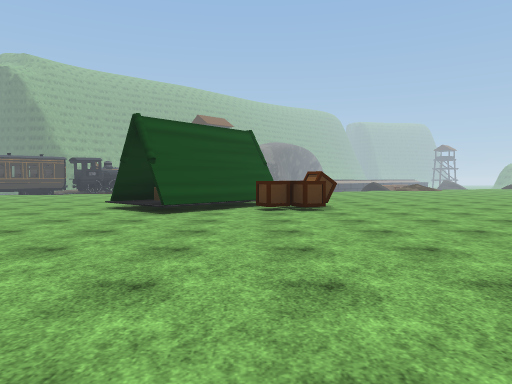
[1] (above)

20 first-person views from a walk through a scene from a Unity 3-D project. The camera is 1.4 m above the floor, tilts 2° down and sees 70° across. Doors are open. The floor is counted in squares, 2 m on a side. Each view is taken from the middle of a square. On the plan, view 1 faces up. The plan holds only what a view shows up to about 11 squares ahead; the rest is blank. The place goes on beyond the plan. The player character is not drawn. Some animated figures are left out. Some surface patterns are stand-ins.

[2]
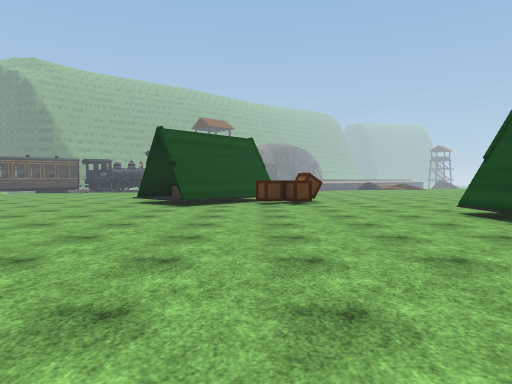

[3]
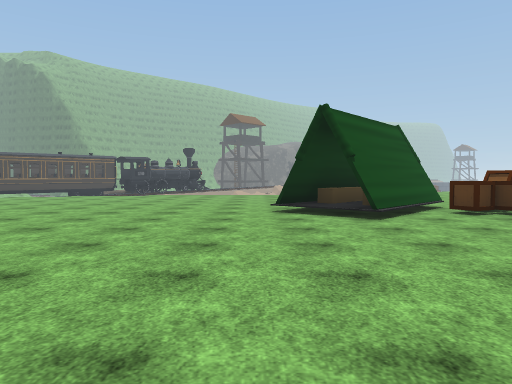

[4]
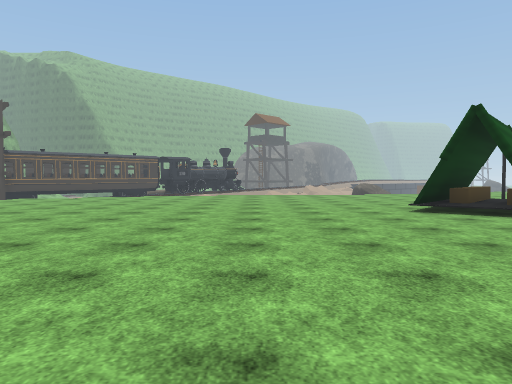

[5]
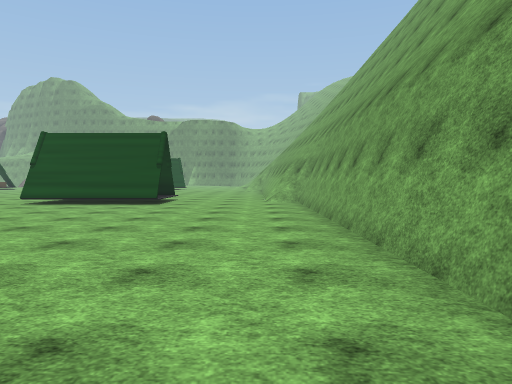

[6]
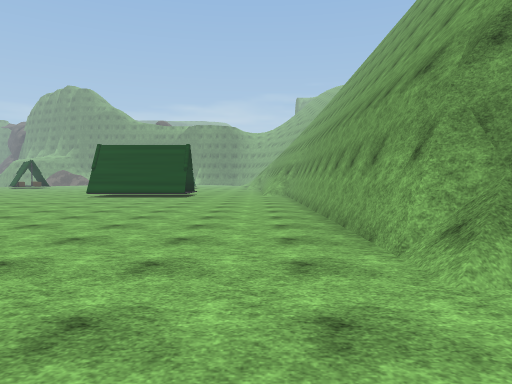

[7]
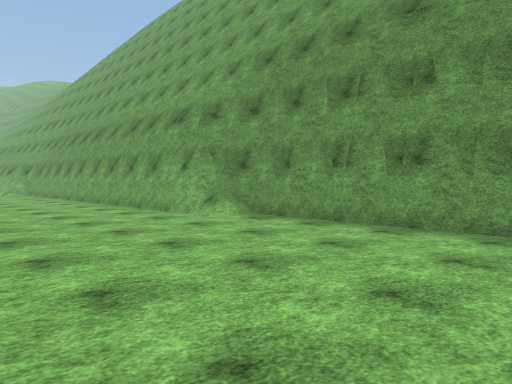

[8]
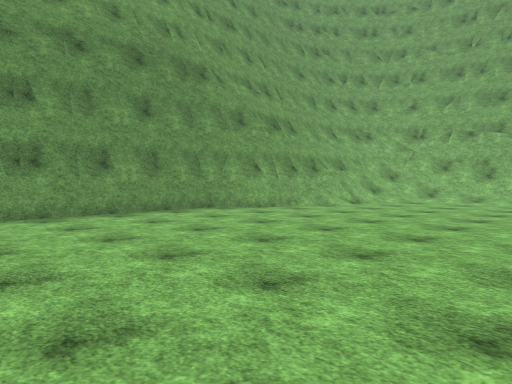

[9]
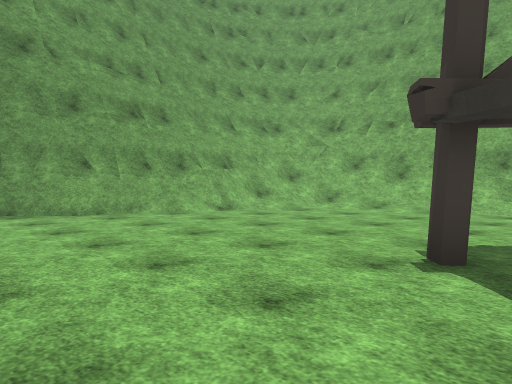

[10]
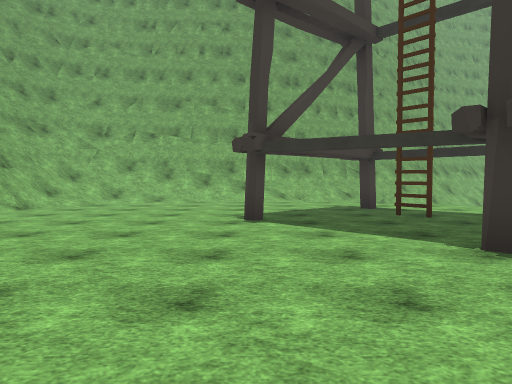

[11]
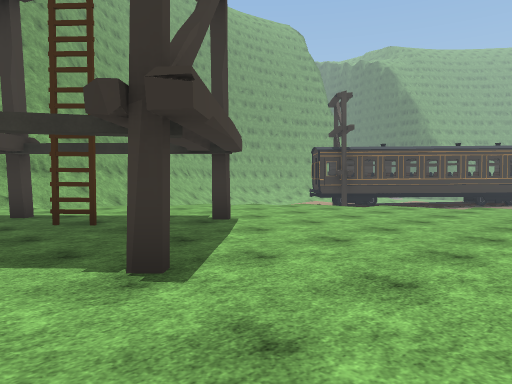

[12]
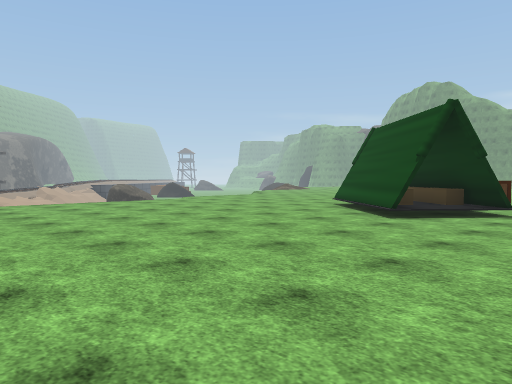

[13]
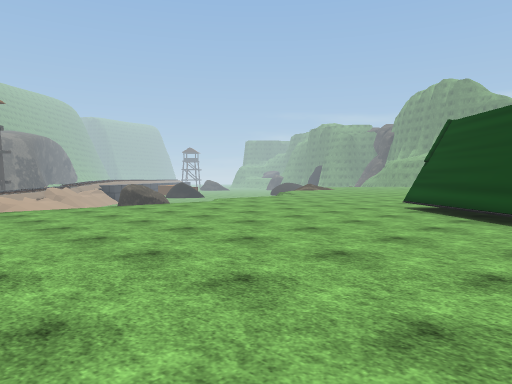

[14]
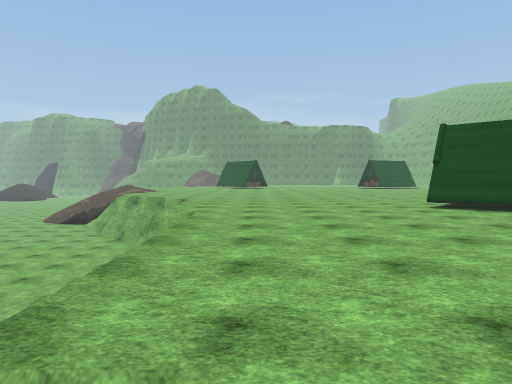

[15]
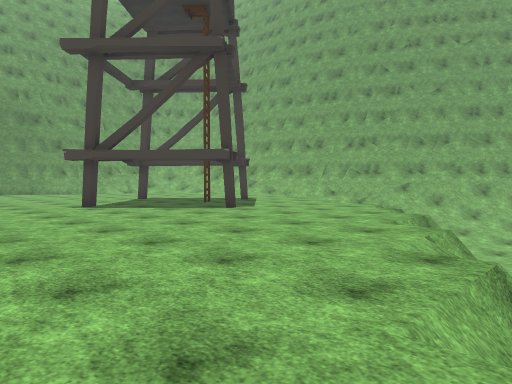

[16]
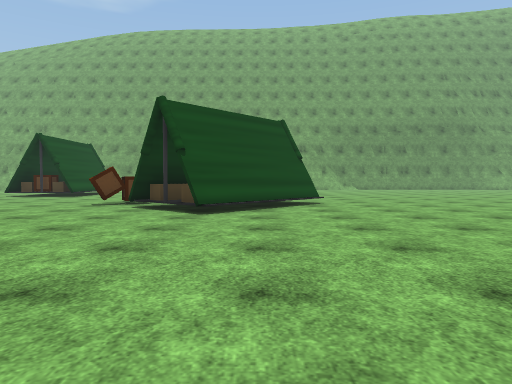

[17]
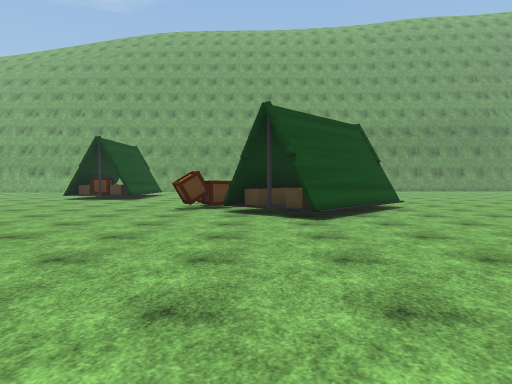

[18]
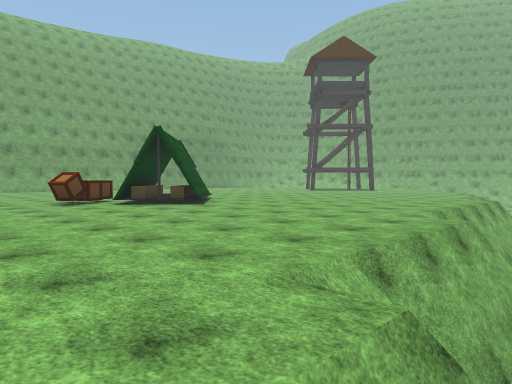

[19]
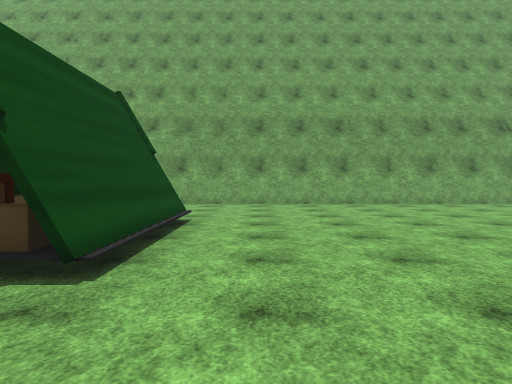

[20]
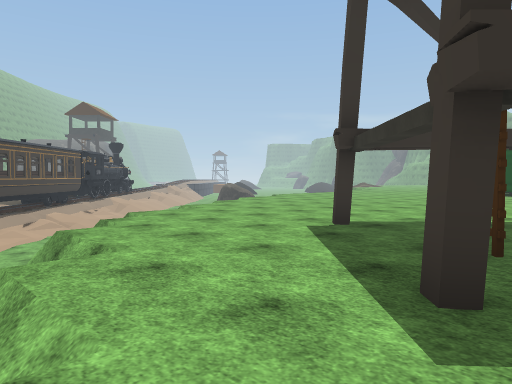

### Floor plan
Key: @ floor where view 1 was taken; # wall or solid block; . main floor; - floor 3 m lower than the main floor; / step, stairs or slope; = window, fence, low wall or low ledge; v drop or lower ground; C crate; T tent; Y cylinder; W tower; O other object.
Columns run from 21 left of view 1 to 5 right of it. Each row starts with its distance up from view 1.
 23                      --
 22                    ----
 21                   -----
 20                   -----   .
 19   /-               #vvv=...
 18   --         vvvv //.......
 17   --         ..............
 16            ...............
 15        /..................
 14       ....................
 13     ......................
 12    ..................Y....
 11   .................##O.....
 10   ................####.....
  9  ....W............###CCC...
  8 /..................##CC....
  7 ..W.W......................
  6 .......W...................
  5 ..........................C
  4 .....W....................T
  3 ..........................T
  2 /.........................T
  1 /..........................
  0 /....................@.....
 -1 ///........................
 -2 /////......................
 -3 #######......./############
 -4       ##########

Positions as (right, up) in squares from view 1, and headings:
1: (0, 0), facing up
2: (0, -2), facing up
3: (-4, 1), facing up
4: (-7, 1), facing up
5: (-6, -1), facing right
6: (-10, -1), facing right
7: (-13, 2), facing down-right
8: (-9, 4), facing down-left
9: (-13, 5), facing down-left
10: (-10, 4), facing left
11: (-11, 5), facing up-left
12: (-10, 6), facing up-right
13: (-10, 8), facing up-right
14: (-10, 16), facing right
15: (-10, 16), facing down-left
16: (-2, 18), facing down
17: (0, 18), facing down
18: (5, 20), facing down-left
19: (3, 8), facing down
20: (-21, 6), facing up-right
